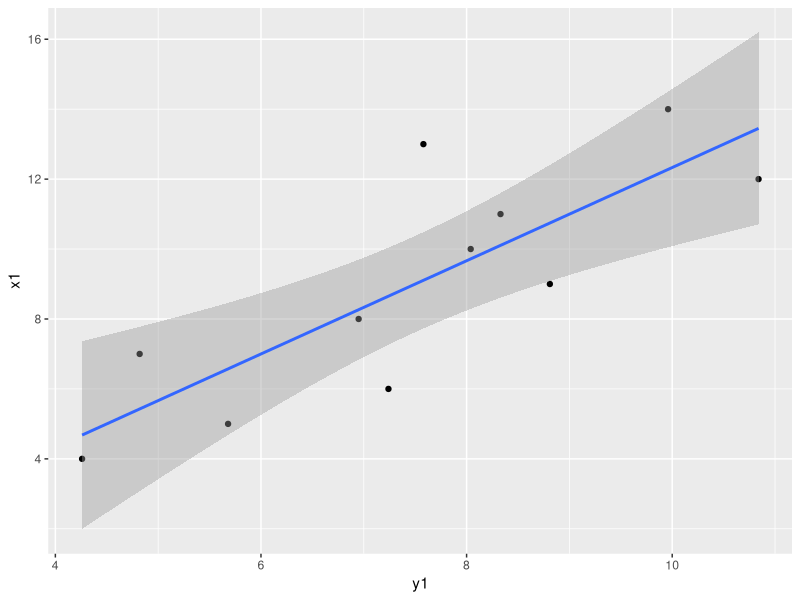
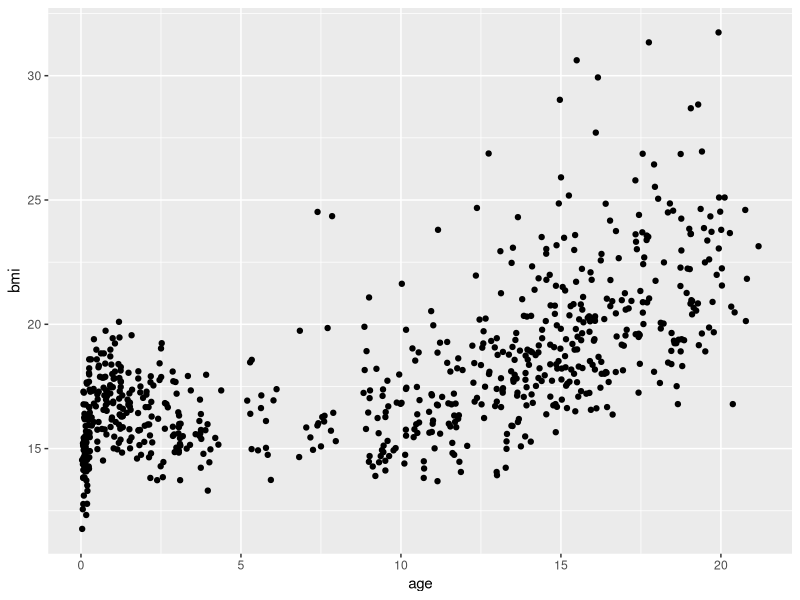
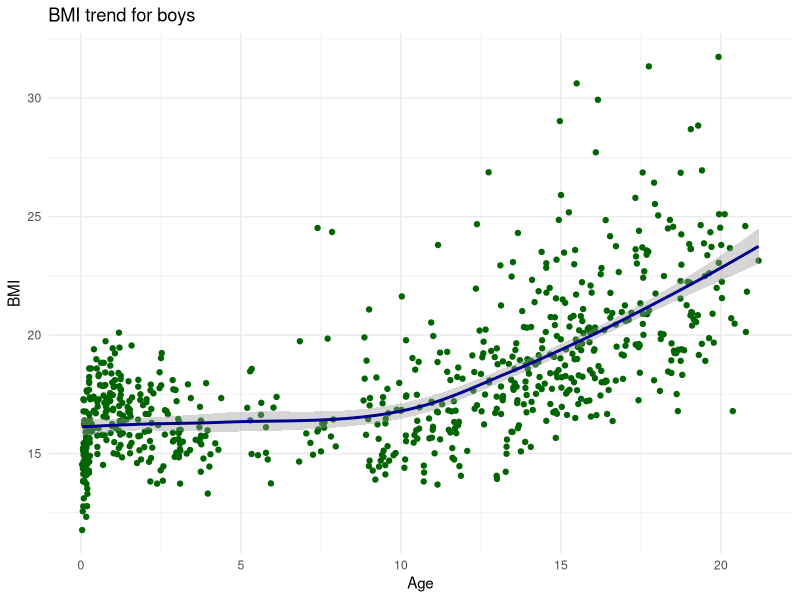
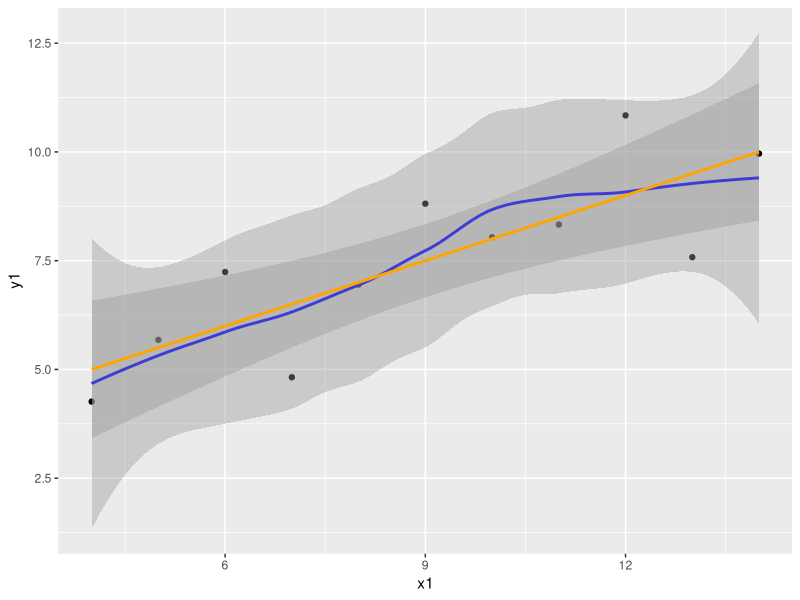
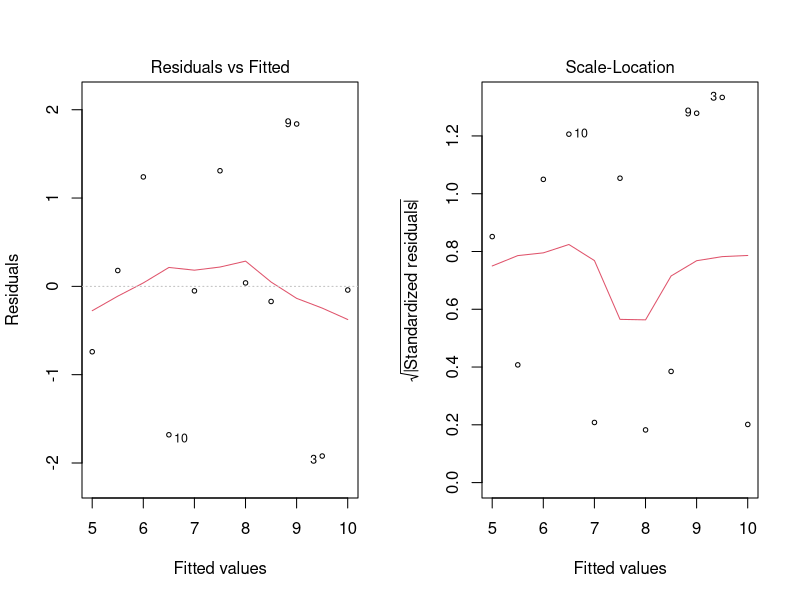
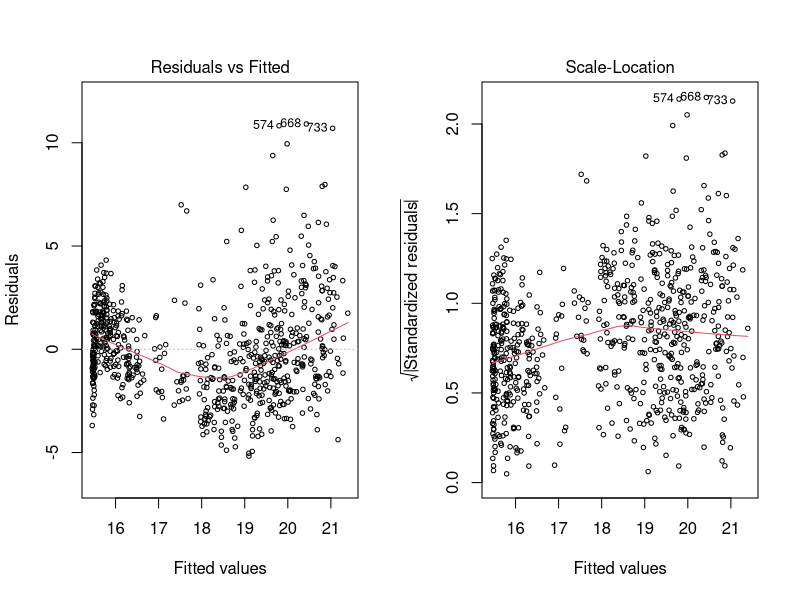
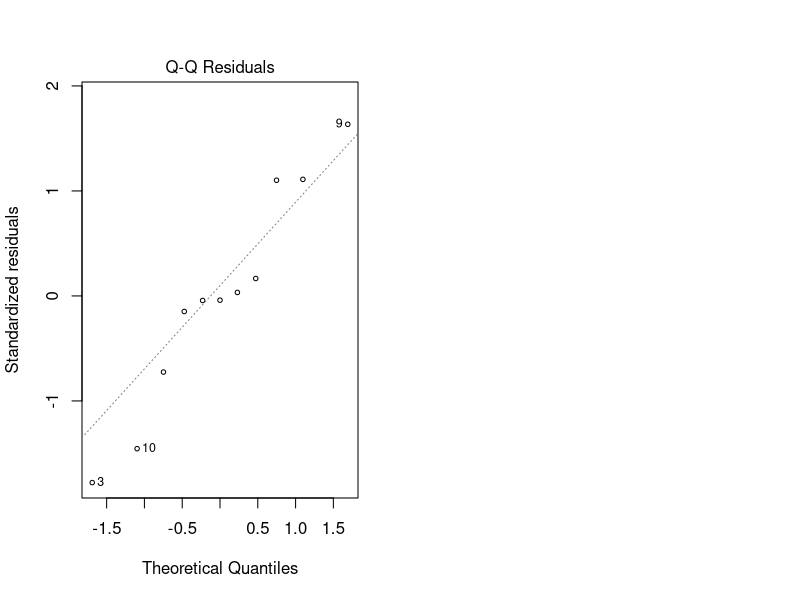
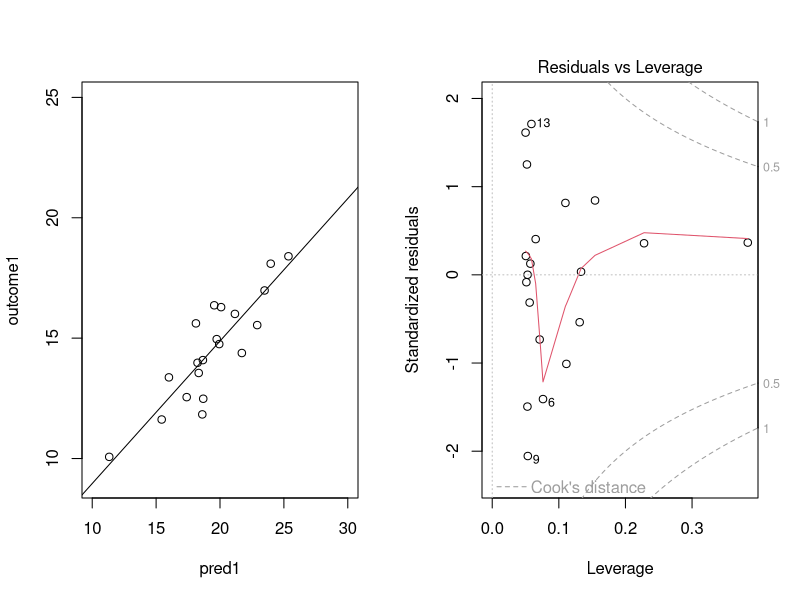

Source code (R) for these figures, in order:
## ---- chunk 1
library(dplyr)
library(magrittr)
library(ggplot2)
library(mice)
## ---- chunk 2
args(lm)
## ---- chunk 3
head(boys, n = 20)
## ---- chunk 4
boys %$% 
  lm(age ~ wgt)
## ---- chunk 5
boys %$% lm(age ~ wgt) %>% summary()
## ---- chunk 6
boys %$% 
  lm(age ~ wgt + hgt)
## ---- chunk 7
boys %$% 
  lm(age ~ wgt + hgt) %>%
  summary
## ---- chunk 8
boys %$% lm(age ~ wgt * hgt) %>% summary
## ---- chunk 9
fit <- boys %$% 
  lm(age ~ reg)
fit
## ---- chunk 10
fit %>% model.matrix() %>% tail(n = 20)
## ---- chunk 11
fit %>% summary
## ---- chunk 12
fit %>% names() # the names of the list with output objects
fit$coef  # show the estimated coefficients
fit %>% coef # alternative
## ---- chunk 13
anscombe
## ---- chunk 14
anscombe %>%
  ggplot(aes(y1, x1)) + 
  geom_point() + 
  geom_smooth(method = "lm")
## ---- chunk 15
boys %>%
  ggplot(aes(x = age, y = bmi)) +
  geom_point(na.rm = TRUE)
## ---- chunk 16
gg <- 
  boys %>%
  ggplot(aes(x = age, y = bmi)) +
  geom_point(col = "dark green")
## ---- chunk 17
gg <- gg + 
  geom_smooth(col = "dark blue")
## ---- chunk 18
gg <- gg + 
  labs(x = "Age", y = "BMI", title = "BMI trend for boys") +
  theme_minimal()
## ---- chunk 19
plot(gg)
## ---- chunk 20
fit <- anscombe %$%
  lm(y1 ~ x1)

fit %>% summary
## ---- chunk 21
anscombe %>%
  ggplot(aes(x1, y1)) + 
  geom_point() + 
  geom_smooth(method = "loess", col = "blue") + 
  geom_smooth(method = "lm", col = "orange")
## ---- chunk 22
anscombe %$%
  lm(y1 ~ x1 + I(x1^2)) %>%
  summary()
## ---- chunk 23
par(mfrow = c(1, 2))
fit %>%
  plot(which = c(1, 3), cex = .6)
## ---- chunk 24
par(mfrow = c(1, 2))
boys %$%
  lm(bmi ~ age) %>%
  plot(which = c(1, 3), cex = .6)
## ---- chunk 25
fit %>%
  plot(which = 2, cex = .6)
## ---- chunk 26
set.seed(20)

pred1 = rnorm(20, mean=20, sd=3)
outcome1 = 5 + .5*pred1 + rnorm(20)

pred2 = c(pred1, 30);        outcome2 = c(outcome1, 20.8)
pred3 = c(pred1, 19.44);     outcome3 = c(outcome1, 20.8)
pred4 = c(pred1, 30);        outcome4 = c(outcome1, 10)
## ---- chunk 27
par(mfrow = c(1,2))
plot(outcome1 ~ pred1, ylim = c(9, 25), xlim = c(10, 30))
abline(lm(outcome1 ~ pred1))
plot(lm(outcome1 ~ pred1), which = 5)
## ---- chunk 28
par(mfrow = c(1,2))
plot(outcome2 ~ pred2, ylim = c(9, 25), xlim = c(10, 30))
points(30, 20.8, col = "red")
abline(lm(outcome2 ~ pred2))
plot(lm(outcome2 ~ pred2), which = 5)
## ---- chunk 29
par(mfrow = c(1,2))
plot(outcome3 ~ pred3, ylim = c(9, 25), xlim = c(10, 30))
abline(lm(outcome3 ~ pred3))
points(19.44, 20.8, col = "red")
plot(lm(outcome3 ~ pred3), which = 5)
## ---- chunk 30
par(mfrow = c(1,2))
plot(outcome4 ~ pred4, ylim = c(9, 25), xlim = c(10, 30))
points(30, 10, col = "red")
abline(lm(outcome4 ~ pred4))
plot(lm(outcome4 ~ pred4), which = 5)
## ---- chunk 31
par(mfrow = c(1, 2), cex = .6)
fit %>% plot(which = c(4, 5))
